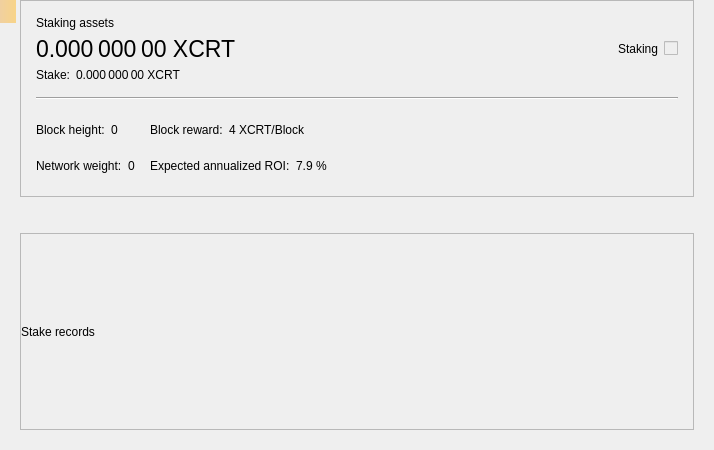
<?xml version="1.0" encoding="UTF-8"?>
<ui version="4.0">
 <class>StakePage</class>
 <widget class="QWidget" name="StakePage">
  <property name="geometry">
   <rect>
    <x>0</x>
    <y>0</y>
    <width>714</width>
    <height>450</height>
   </rect>
  </property>
  <property name="windowTitle">
   <string>Form</string>
  </property>
  <layout class="QVBoxLayout" name="verticalLayout_3">
   <property name="leftMargin">
    <number>20</number>
   </property>
   <property name="topMargin">
    <number>0</number>
   </property>
   <property name="rightMargin">
    <number>20</number>
   </property>
   <property name="bottomMargin">
    <number>20</number>
   </property>
   <item>
    <widget class="QFrame" name="frameStakeInfo">
     <property name="frameShape">
      <enum>QFrame::StyledPanel</enum>
     </property>
     <property name="frameShadow">
      <enum>QFrame::Raised</enum>
     </property>
     <layout class="QVBoxLayout" name="verticalLayout">
      <property name="spacing">
       <number>15</number>
      </property>
      <property name="leftMargin">
       <number>15</number>
      </property>
      <property name="topMargin">
       <number>15</number>
      </property>
      <property name="rightMargin">
       <number>15</number>
      </property>
      <property name="bottomMargin">
       <number>15</number>
      </property>
      <item>
       <layout class="QGridLayout" name="gridLayout_2">
        <property name="spacing">
         <number>6</number>
        </property>
        <item row="1" column="0">
         <widget class="QLabel" name="labelAssets">
          <property name="font">
           <font>
            <pointsize>17</pointsize>
           </font>
          </property>
          <property name="cursor">
           <cursorShape>IBeamCursor</cursorShape>
          </property>
          <property name="toolTip">
           <string>Your current spendable balance</string>
          </property>
          <property name="text">
           <string notr="true">0.000 000 00 XCRT</string>
          </property>
          <property name="alignment">
           <set>Qt::AlignLeading|Qt::AlignLeft|Qt::AlignVCenter</set>
          </property>
          <property name="textInteractionFlags">
           <set>Qt::LinksAccessibleByMouse|Qt::TextSelectableByMouse</set>
          </property>
         </widget>
        </item>
        <item row="0" column="0">
         <widget class="QLabel" name="labelAssetsText">
          <property name="text">
           <string>Staking assets</string>
          </property>
          <property name="alignment">
           <set>Qt::AlignLeading|Qt::AlignLeft|Qt::AlignVCenter</set>
          </property>
         </widget>
        </item>
        <item row="1" column="2">
         <spacer name="horizontalSpacer_2">
          <property name="orientation">
           <enum>Qt::Horizontal</enum>
          </property>
          <property name="sizeHint" stdset="0">
           <size>
            <width>40</width>
            <height>20</height>
           </size>
          </property>
         </spacer>
        </item>
        <item row="4" column="0">
         <layout class="QHBoxLayout" name="horizontalLayout_5">
          <property name="spacing">
           <number>6</number>
          </property>
          <item>
           <widget class="QLabel" name="labelStakeText">
            <property name="sizePolicy">
             <sizepolicy hsizetype="Maximum" vsizetype="Preferred">
              <horstretch>0</horstretch>
              <verstretch>0</verstretch>
             </sizepolicy>
            </property>
            <property name="text">
             <string>Stake:</string>
            </property>
            <property name="alignment">
             <set>Qt::AlignLeading|Qt::AlignLeft|Qt::AlignVCenter</set>
            </property>
           </widget>
          </item>
          <item>
           <widget class="QLabel" name="labelStake">
            <property name="text">
             <string>0.000 000 00 XCRT</string>
            </property>
            <property name="alignment">
             <set>Qt::AlignLeading|Qt::AlignLeft|Qt::AlignVCenter</set>
            </property>
            <property name="textInteractionFlags">
             <set>Qt::LinksAccessibleByMouse|Qt::TextSelectableByMouse</set>
            </property>
           </widget>
          </item>
          <item>
           <spacer name="horizontalSpacer_3">
            <property name="orientation">
             <enum>Qt::Horizontal</enum>
            </property>
            <property name="sizeType">
             <enum>QSizePolicy::Minimum</enum>
            </property>
            <property name="sizeHint" stdset="0">
             <size>
              <width>0</width>
              <height>0</height>
             </size>
            </property>
           </spacer>
          </item>
         </layout>
        </item>
        <item row="1" column="4">
         <widget class="QLabel" name="labelStaking">
          <property name="text">
           <string>Staking</string>
          </property>
         </widget>
        </item>
        <item row="1" column="5">
         <widget class="QSwitchControl" name="checkStake">
          <property name="enabled">
           <bool>false</bool>
          </property>
         </widget>
        </item>
       </layout>
      </item>
      <item>
       <widget class="Line" name="hLine">
        <property name="orientation">
         <enum>Qt::Horizontal</enum>
        </property>
       </widget>
      </item>
      <item>
       <layout class="QGridLayout" name="gridLayout">
        <property name="verticalSpacing">
         <number>6</number>
        </property>
        <item row="0" column="0">
         <layout class="QHBoxLayout" name="horizontalLayout">
          <property name="spacing">
           <number>6</number>
          </property>
          <item>
           <widget class="QLabel" name="labelHeightText">
            <property name="sizePolicy">
             <sizepolicy hsizetype="Maximum" vsizetype="Preferred">
              <horstretch>0</horstretch>
              <verstretch>0</verstretch>
             </sizepolicy>
            </property>
            <property name="text">
             <string>Block height:</string>
            </property>
            <property name="alignment">
             <set>Qt::AlignLeading|Qt::AlignLeft|Qt::AlignVCenter</set>
            </property>
           </widget>
          </item>
          <item>
           <widget class="QLabel" name="labelHeight">
            <property name="text">
             <string>0</string>
            </property>
            <property name="alignment">
             <set>Qt::AlignLeading|Qt::AlignLeft|Qt::AlignVCenter</set>
            </property>
            <property name="textInteractionFlags">
             <set>Qt::LinksAccessibleByMouse|Qt::TextSelectableByMouse</set>
            </property>
           </widget>
          </item>
          <item>
           <spacer name="horizontalSpacer_4">
            <property name="orientation">
             <enum>Qt::Horizontal</enum>
            </property>
            <property name="sizeType">
             <enum>QSizePolicy::Minimum</enum>
            </property>
            <property name="sizeHint" stdset="0">
             <size>
              <width>0</width>
              <height>0</height>
             </size>
            </property>
           </spacer>
          </item>
         </layout>
        </item>
        <item row="0" column="1">
         <layout class="QHBoxLayout" name="horizontalLayout_3">
          <property name="spacing">
           <number>6</number>
          </property>
          <item>
           <widget class="QLabel" name="labelRewardText">
            <property name="sizePolicy">
             <sizepolicy hsizetype="Maximum" vsizetype="Preferred">
              <horstretch>0</horstretch>
              <verstretch>0</verstretch>
             </sizepolicy>
            </property>
            <property name="text">
             <string>Block reward:</string>
            </property>
            <property name="alignment">
             <set>Qt::AlignLeading|Qt::AlignLeft|Qt::AlignVCenter</set>
            </property>
           </widget>
          </item>
          <item>
           <widget class="QLabel" name="labelReward">
            <property name="text">
             <string>4 XCRT/Block</string>
            </property>
            <property name="alignment">
             <set>Qt::AlignLeading|Qt::AlignLeft|Qt::AlignVCenter</set>
            </property>
            <property name="textInteractionFlags">
             <set>Qt::LinksAccessibleByMouse|Qt::TextSelectableByMouse</set>
            </property>
           </widget>
          </item>
          <item>
           <spacer name="horizontalSpacer_6">
            <property name="orientation">
             <enum>Qt::Horizontal</enum>
            </property>
            <property name="sizeType">
             <enum>QSizePolicy::Minimum</enum>
            </property>
            <property name="sizeHint" stdset="0">
             <size>
              <width>0</width>
              <height>0</height>
             </size>
            </property>
           </spacer>
          </item>
         </layout>
        </item>
        <item row="0" column="2" rowspan="2">
         <spacer name="horizontalSpacer">
          <property name="orientation">
           <enum>Qt::Horizontal</enum>
          </property>
          <property name="sizeHint" stdset="0">
           <size>
            <width>40</width>
            <height>20</height>
           </size>
          </property>
         </spacer>
        </item>
        <item row="1" column="0">
         <layout class="QHBoxLayout" name="horizontalLayout_2">
          <property name="spacing">
           <number>6</number>
          </property>
          <item>
           <widget class="QLabel" name="labelWeightText">
            <property name="sizePolicy">
             <sizepolicy hsizetype="Maximum" vsizetype="Preferred">
              <horstretch>0</horstretch>
              <verstretch>0</verstretch>
             </sizepolicy>
            </property>
            <property name="text">
             <string>Network weight:</string>
            </property>
            <property name="alignment">
             <set>Qt::AlignLeading|Qt::AlignLeft|Qt::AlignVCenter</set>
            </property>
           </widget>
          </item>
          <item>
           <widget class="QLabel" name="labelWeight">
            <property name="text">
             <string>0</string>
            </property>
            <property name="alignment">
             <set>Qt::AlignLeading|Qt::AlignLeft|Qt::AlignVCenter</set>
            </property>
            <property name="textInteractionFlags">
             <set>Qt::LinksAccessibleByMouse|Qt::TextSelectableByMouse</set>
            </property>
           </widget>
          </item>
          <item>
           <spacer name="horizontalSpacer_5">
            <property name="orientation">
             <enum>Qt::Horizontal</enum>
            </property>
            <property name="sizeType">
             <enum>QSizePolicy::Minimum</enum>
            </property>
            <property name="sizeHint" stdset="0">
             <size>
              <width>0</width>
              <height>0</height>
             </size>
            </property>
           </spacer>
          </item>
         </layout>
        </item>
        <item row="1" column="1">
         <layout class="QHBoxLayout" name="horizontalLayout_4">
          <property name="spacing">
           <number>6</number>
          </property>
          <item>
           <widget class="QLabel" name="labelROIText">
            <property name="sizePolicy">
             <sizepolicy hsizetype="Maximum" vsizetype="Preferred">
              <horstretch>0</horstretch>
              <verstretch>0</verstretch>
             </sizepolicy>
            </property>
            <property name="text">
             <string>Expected annualized ROI:</string>
            </property>
            <property name="alignment">
             <set>Qt::AlignLeading|Qt::AlignLeft|Qt::AlignVCenter</set>
            </property>
           </widget>
          </item>
          <item>
           <widget class="QLabel" name="labelROI">
            <property name="text">
             <string>7.9 %</string>
            </property>
            <property name="alignment">
             <set>Qt::AlignLeading|Qt::AlignLeft|Qt::AlignVCenter</set>
            </property>
            <property name="textInteractionFlags">
             <set>Qt::LinksAccessibleByMouse|Qt::TextSelectableByMouse</set>
            </property>
           </widget>
          </item>
          <item>
           <spacer name="horizontalSpacer_7">
            <property name="orientation">
             <enum>Qt::Horizontal</enum>
            </property>
            <property name="sizeType">
             <enum>QSizePolicy::Minimum</enum>
            </property>
            <property name="sizeHint" stdset="0">
             <size>
              <width>0</width>
              <height>0</height>
             </size>
            </property>
           </spacer>
          </item>
         </layout>
        </item>
       </layout>
      </item>
     </layout>
    </widget>
   </item>
   <item>
    <spacer name="verticalSpacer">
     <property name="orientation">
      <enum>Qt::Vertical</enum>
     </property>
     <property name="sizeType">
      <enum>QSizePolicy::Fixed</enum>
     </property>
     <property name="sizeHint" stdset="0">
      <size>
       <width>20</width>
       <height>30</height>
      </size>
     </property>
    </spacer>
   </item>
   <item>
    <widget class="QFrame" name="frameStakeRecords">
     <property name="frameShape">
      <enum>QFrame::StyledPanel</enum>
     </property>
     <property name="frameShadow">
      <enum>QFrame::Raised</enum>
     </property>
     <layout class="QVBoxLayout" name="verticalLayout_2">
      <property name="leftMargin">
       <number>0</number>
      </property>
      <property name="topMargin">
       <number>0</number>
      </property>
      <property name="rightMargin">
       <number>0</number>
      </property>
      <property name="bottomMargin">
       <number>0</number>
      </property>
      <item>
       <widget class="QLabel" name="labelRecordsText">
        <property name="text">
         <string>Stake records</string>
        </property>
       </widget>
      </item>
     </layout>
    </widget>
   </item>
  </layout>
  <widget class="QLabel" name="labelAlerts">
   <property name="geometry">
    <rect>
     <x>0</x>
     <y>0</y>
     <width>16</width>
     <height>23</height>
    </rect>
   </property>
   <property name="visible">
    <bool>false</bool>
   </property>
   <property name="styleSheet">
    <string notr="true">QLabel { background-color: qlineargradient(x1: 0, y1: 0, x2: 1, y2: 0, stop:0 #F0D0A0, stop:1 #F8D488); color:#000000; }</string>
   </property>
   <property name="wordWrap">
    <bool>true</bool>
   </property>
   <property name="margin">
    <number>3</number>
   </property>
   <property name="textInteractionFlags">
    <set>Qt::TextSelectableByMouse</set>
   </property>
  </widget>
 </widget>
 <customwidgets>
  <customwidget>
   <class>QSwitchControl</class>
   <extends>QCheckBox</extends>
   <header>qt/qswitchcontrol.h</header>
  </customwidget>
 </customwidgets>
 <resources/>
 <connections/>
</ui>
